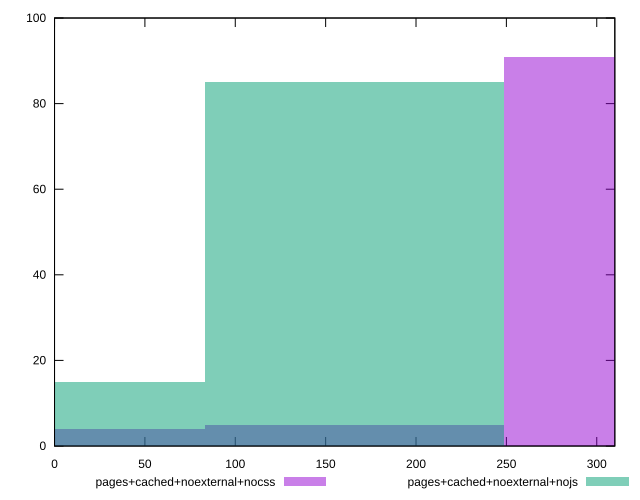

Write gnuplot code to recreate this figure.
reset

$pagesCachedNoexternalNocss <<EOF
331.941570268263 91
165.9707851341315 5
0 4
EOF

$pagesCachedNoexternalNojs <<EOF
0 15
165.9707851341315 85
EOF

set key outside below
set boxwidth 165.9707851341315
set xrange [0:310]
set yrange [0:100]
set trange [0:100]
set style fill transparent solid 0.5 noborder
set terminal svg size 640, 500 enhanced background rgb 'white'
set output "reprap/uses-http2/comparison/histogram/9_vs_10.svg"

plot $pagesCachedNoexternalNocss title "pages+cached+noexternal+nocss" with boxes, \
     $pagesCachedNoexternalNojs title "pages+cached+noexternal+nojs" with boxes

reset
